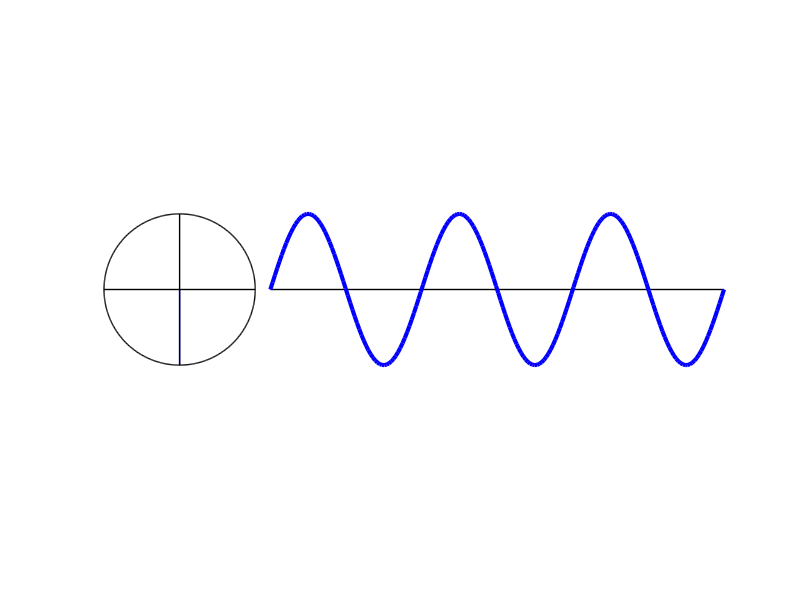

MATLAB code for this plot:
clear all
close all
clc

% SETUP ===================================================================
% all physical quantities in S.I. units unless stated otherwise
                             
% Voltage
A = 10;                     % constant A
T = 20;                      % period
w = 2*pi/T;
N = 200;                   % number of frames for animation
t = linspace(0,3*T,N);              % time increment
v  = A .* sin(2*pi*t/T);
%vP = A .* cos(2*pi*t/T);

% GRAPHICS ================================================================
figure(1)
%   Setup for plot window
set(gcf,'units','normalized'); 
set(gcf,'position',[0.1 0.1 0.6 0.30]);
set(gcf,'Color',[1 1 1]);
set(gca,'FontSize',12);

xP = t; yP = v;
plot(xP,yP,'k','LineWidth',1);

% circle
p = linspace(0,2*pi,500);
xc = A .* cos(p);
yc = A .* sin(p);

   
for c = 1 : 200%N
    hold off
   
   axis equal
   axis off
   
   
   plot([0 A*sin(w*t(c))],[0 -A*cos(w*t(c))],'lineWidth',1,'Color',[0 0 1]);
   hold on
   xP = [0 A*sin(w*t(c))]; yP = [-A*cos(w*t(c)) -A*cos(w*t(c))];
   plot(xP,yP,'r','LineWidth',3)
   
   xP = [12+t(c) 12+t(c)]; yP = [0 v(c)];
   plot(xP,yP,'r','LineWidth',3);
   
   xP = [12 12+t(end)]; yP = [0 0];
   plot(xP,yP,'k','LineWidth',1);
      
   plot(xc,yc,'k','lineWidth',1);
   
   xP = 12+t; yP = v;
   plot(xP,yP,'m','LineWidth',1);
   
   xP = 12+t(1:c); yP = v(1:c);
   plot(xP,yP,'b','LineWidth',3);
   
   xP = [0 0]; yP = [-A A];
   plot(xP,yP,'k','LineWidth',1);
   
   xP = [-A A]; yP = [0 0];
   plot(xP,yP,'k','LineWidth',1);
   
   hold off
   set(gca,'FontSize',12);
   
   axis equal
   axis off
   pause(0.01)
end
